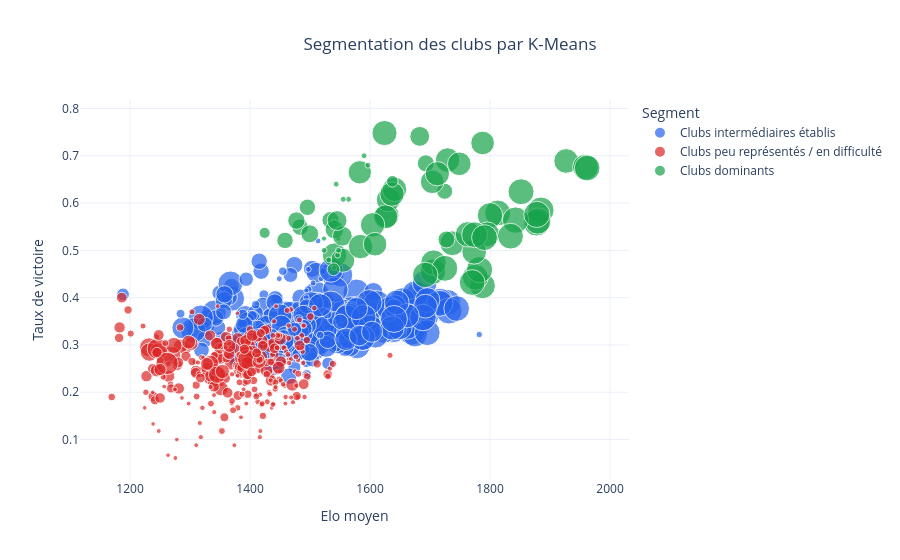

The code cell stored with this chart in its notebook:
### Code cell
# ============================================================
# Visualisation des segments K-Means
# ============================================================

segments_pd = (
    spark.read
    .format("delta")
    .load("/lakehouse/gold/club_segments")
    .toPandas()
)

segment_colors = {
    "Clubs dominants": "#16A34A",
    "Clubs intermédiaires établis": "#2563EB",
    "Clubs peu représentés / en difficulté": "#DC2626"
}

fig_clusters = px.scatter(
    segments_pd,
    x="avg_elo",
    y="win_rate",
    color="segment",
    size="nb_matches",
    hover_name="team",
    hover_data={
        "nb_matches": True,
        "avg_goals_scored": True,
        "avg_goals_conceded": True
    },
    title="Segmentation des clubs par K-Means",
    labels={
        "avg_elo": "Elo moyen",
        "win_rate": "Taux de victoire",
        "segment": "Segment",
        "nb_matches": "Nombre de matchs",
        "avg_goals_scored": "Buts marqués moyens",
        "avg_goals_conceded": "Buts encaissés moyens"
    },
    color_discrete_map=segment_colors
)

fig_clusters.update_layout(
    title_x=0.5
)

fig_clusters.show()

### Figure 1 — Plotly figure (JSON) as saved in the notebook; plotly's stock layout.template omitted (floating-point values rounded to 4 significant figures; data arrays with more than 128 entries replaced by an {"elided": "..."} marker saying what was removed)
{"data": [{"customdata": {"elided": "386x3 float values"}, "hovertemplate": "<b>%{hovertext}</b><br><br>Segment=Clubs intermédiaires établis<br>Elo moyen=%{x}<br>Taux de victoire=%{y}<br>Nombre de matchs=%{customdata[0]}<br>Buts marqués moyens=%{customdata[1]}<br>Buts encaissés moyens=%{customdata[2]}<extra></extra>", "hovertext": {"elided": "386 str values"}, "legendgroup": "Clubs intermédiaires établis", "marker": {"color": "#2563EB", "size": {"elided": "386 int values"}, "sizemode": "area", "sizeref": 2.848, "symbol": "circle"}, "mode": "markers", "name": "Clubs intermédiaires établis", "orientation": "v", "showlegend": true, "type": "scatter", "x": {"elided": "386 float values"}, "xaxis": "x", "y": {"elided": "386 float values"}, "yaxis": "y"}, {"customdata": {"elided": "300x3 float values"}, "hovertemplate": "<b>%{hovertext}</b><br><br>Segment=Clubs peu représentés / en difficulté<br>Elo moyen=%{x}<br>Taux de victoire=%{y}<br>Nombre de matchs=%{customdata[0]}<br>Buts marqués moyens=%{customdata[1]}<br>Buts encaissés moyens=%{customdata[2]}<extra></extra>", "hovertext": {"elided": "300 str values"}, "legendgroup": "Clubs peu représentés / en difficulté", "marker": {"color": "#DC2626", "size": {"elided": "300 int values"}, "sizemode": "area", "sizeref": 2.848, "symbol": "circle"}, "mode": "markers", "name": "Clubs peu représentés / en difficulté", "orientation": "v", "showlegend": true, "type": "scatter", "x": {"elided": "300 float values"}, "xaxis": "x", "y": {"elided": "300 float values"}, "yaxis": "y"}, {"customdata": {"elided": "72x3 float values"}, "hovertemplate": "<b>%{hovertext}</b><br><br>Segment=Clubs dominants<br>Elo moyen=%{x}<br>Taux de victoire=%{y}<br>Nombre de matchs=%{customdata[0]}<br>Buts marqués moyens=%{customdata[1]}<br>Buts encaissés moyens=%{customdata[2]}<extra></extra>", "hovertext": ["Inter", "Lincoln", "Man United", "Carlisle", "PSV Eindhoven", "Feyenoord", "Rosenborg", "Legia", "Molde", "Club Brugge", "Zenit", "Fenerbahce", "Anderlecht", "Napoli", "Paris SG", "Inverness C", "Bayern Munich", "Liverpool", "Sp Lisbon", "Valencia", "Galatasaray", "CFR Cluj", "Chelsea", "Sevilla", "Olympiakos", "Trabzonspor", "Rakow", "Genk", "York", "Dortmund", "Rangers", "Forest Green", "Juventus", "Midtjylland", "Benfica", "East Kilbride", "Tottenham", "Salzburg", "AIK", "AEK", "Besiktas", "Notts County", "Stenhousemuir", "Spartans", "Cambridge", "Man City", "Lille", "Arsenal", "Rochdale", "Ath Madrid", "Ajax", "Panathinaikos", "Marseille", "Lazio", "AZ Alkmaar", "RB Leipzig", "Boreham Wood", "PAOK", "LASK", "Villarreal", "Real Madrid", "Leverkusen", "St. Gilloise", "Celtic", "Lyon", "Sp Braga", "Roma", "Milan", "Bromley", "Porto", "Barcelona", "Monaco"], "legendgroup": "Clubs dominants", "marker": {"color": "#16A34A", "size": [955, 50, 981, 51, 850, 847, 384, 432, 384, 824, 371, 847, 823, 877, 923, 40, 869, 981, 798, 941, 845, 458, 980, 946, 560, 849, 175, 822, 50, 870, 779, 51, 961, 417, 796, 41, 981, 415, 386, 493, 848, 50, 40, 41, 50, 989, 924, 980, 50, 947, 842, 559, 926, 955, 848, 409, 51, 561, 235, 945, 943, 869, 192, 900, 921, 794, 951, 952, 50, 798, 942, 926], "sizemode": "area", "sizeref": 2.848, "symbol": "circle"}, "mode": "markers", "name": "Clubs dominants", "orientation": "v", "showlegend": true, "type": "scatter", "x": [1813.0, 1544.0, 1885.0, 1564.0, 1729.0, 1628.0, 1483.0, 1477.0, 1496.0, 1631.0, 1724.0, 1641.0, 1626.0, 1737.0, 1800.0, 1547.0, 1927.0, 1878.0, 1704.0, 1788.0, 1637.0, 1500.0, 1880.0, 1776.0, 1683.0, 1541.0, 1424.0, 1555.0, 1590.0, 1796.0, 1583.0, 1546.0, 1852.0, 1534.0, 1749.0, 1540.0, 1783.0, 1693.0, 1458.0, 1541.0, 1604.0, 1523.0, 1523.0, 1540.0, 1531.0, 1843.0, 1705.0, 1878.0, 1596.0, 1834.0, 1712.0, 1554.0, 1706.0, 1725.0, 1584.0, 1727.0, 1555.0, 1545.0, 1539.0, 1770.0, 1959.0, 1774.0, 1637.0, 1624.0, 1763.0, 1608.0, 1774.0, 1791.0, 1547.0, 1788.0, 1962.0, 1692.0], "xaxis": "x", "y": [0.579, 0.64, 0.585, 0.608, 0.691, 0.574, 0.549, 0.563, 0.591, 0.607, 0.625, 0.629, 0.571, 0.515, 0.574, 0.525, 0.689, 0.558, 0.645, 0.425, 0.619, 0.535, 0.562, 0.443, 0.741, 0.49, 0.537, 0.479, 0.7, 0.534, 0.665, 0.49, 0.624, 0.564, 0.683, 0.561, 0.459, 0.684, 0.521, 0.544, 0.554, 0.5, 0.525, 0.463, 0.48, 0.564, 0.455, 0.576, 0.68, 0.53, 0.662, 0.53, 0.474, 0.462, 0.508, 0.523, 0.608, 0.563, 0.46, 0.432, 0.676, 0.497, 0.646, 0.748, 0.534, 0.513, 0.533, 0.527, 0.5, 0.727, 0.674, 0.448], "yaxis": "y"}], "layout": {"legend": {"itemsizing": "constant", "title": {"text": "Segment"}, "tracegroupgap": 0}, "title": {"text": "Segmentation des clubs par K-Means", "x": 0.5}, "xaxis": {"anchor": "y", "domain": [0, 1], "title": {"text": "Elo moyen"}}, "yaxis": {"anchor": "x", "domain": [0, 1], "title": {"text": "Taux de victoire"}}}}
